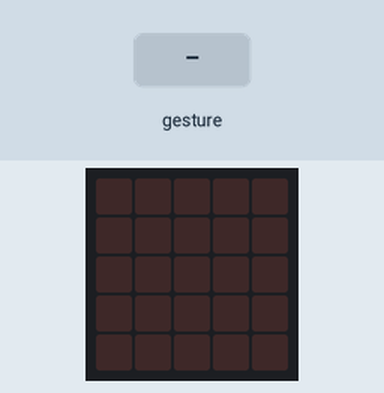
A program run on a simulated BBC micro:bit running MicroPython. Shown: the board's 5×5 LED display. The test bench sets the inputs (shaded band). Random numbers come from a fixed seed; a tilt is held for 1.5 s and a shake lasts 1 s, then the board lies face up again.

Above: at 1.2 s.
1.3 s: gesture 'shake'
At 2.7 s:
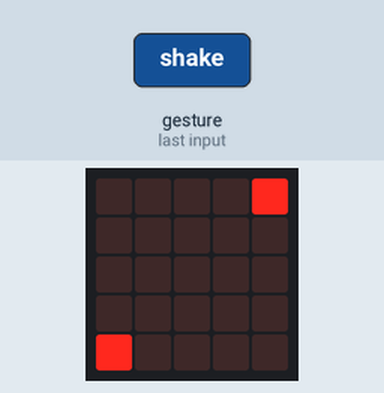
4.3 s: gesture 'shake'
At 5.0 s:
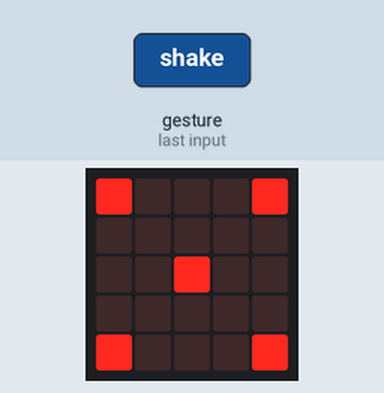
7.3 s: gesture 'shake'
At 8.5 s:
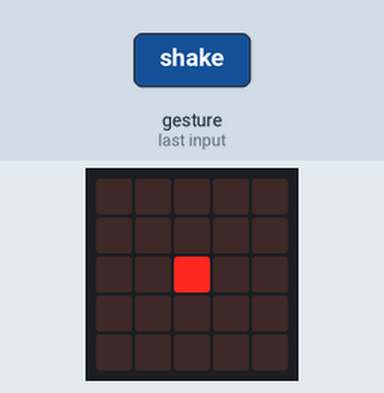
10.3 s: gesture 'shake'
At 10.8 s:
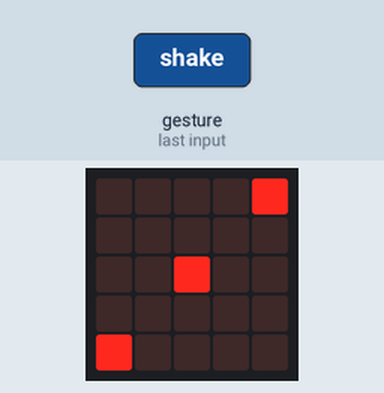
Timing chart, 0 to 13.3 s (numbered marks = the images above; inputs shaded):
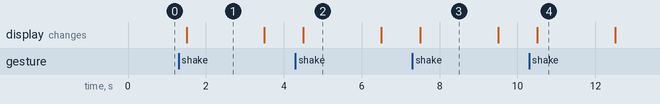

The program:

ex08_dice_graphical.py
```python
from microbit import *
from random import *

image1 = Image( "00000:"
                "00000:"
                "00900:"
                "00000:"
                "00000:")

image2 = Image( "00009:"
                "00000:"
                "00000:"
                "00000:"
                "90000:")

image3 = Image( "00009:"
                "00000:"
                "00900:"
                "00000:"
                "90000:")

image4 = Image( "90009:"
                "00000:"
                "00000:"
                "00000:"
                "90009:")

image5 = Image( "90009:"
                "00000:"
                "00900:"
                "00000:"
                "90009:")

image6 = Image( "90009:"
                "00000:"
                "90009:"
                "00000:"
                "90009:")

while True:
    if accelerometer.was_gesture("shake"):
        value = randint(1,6)
        if value == 1:
            display.show(image1)
        elif value == 2:
            display.show(image2)
        elif value == 3:
            display.show(image3)
        elif value == 4:
            display.show(image4)
        elif value == 5:
            display.show(image5)
        else:
            display.show(image6)
        sleep(2000)
    else:
        display.clear()
```

Measured:
- after the input at 1.3 s, the display: changes after 0.20 s (image 1)
- after the input at 4.3 s, the display: changes after 0.20 s (image 2)
- after the input at 7.3 s, the display: changes after 0.20 s (image 3)
- after the input at 10.3 s, the display: changes after 0.20 s (image 4)
- what the display in image 1 shows lasts 2.0 s, from 1.5 s to 3.5 s
